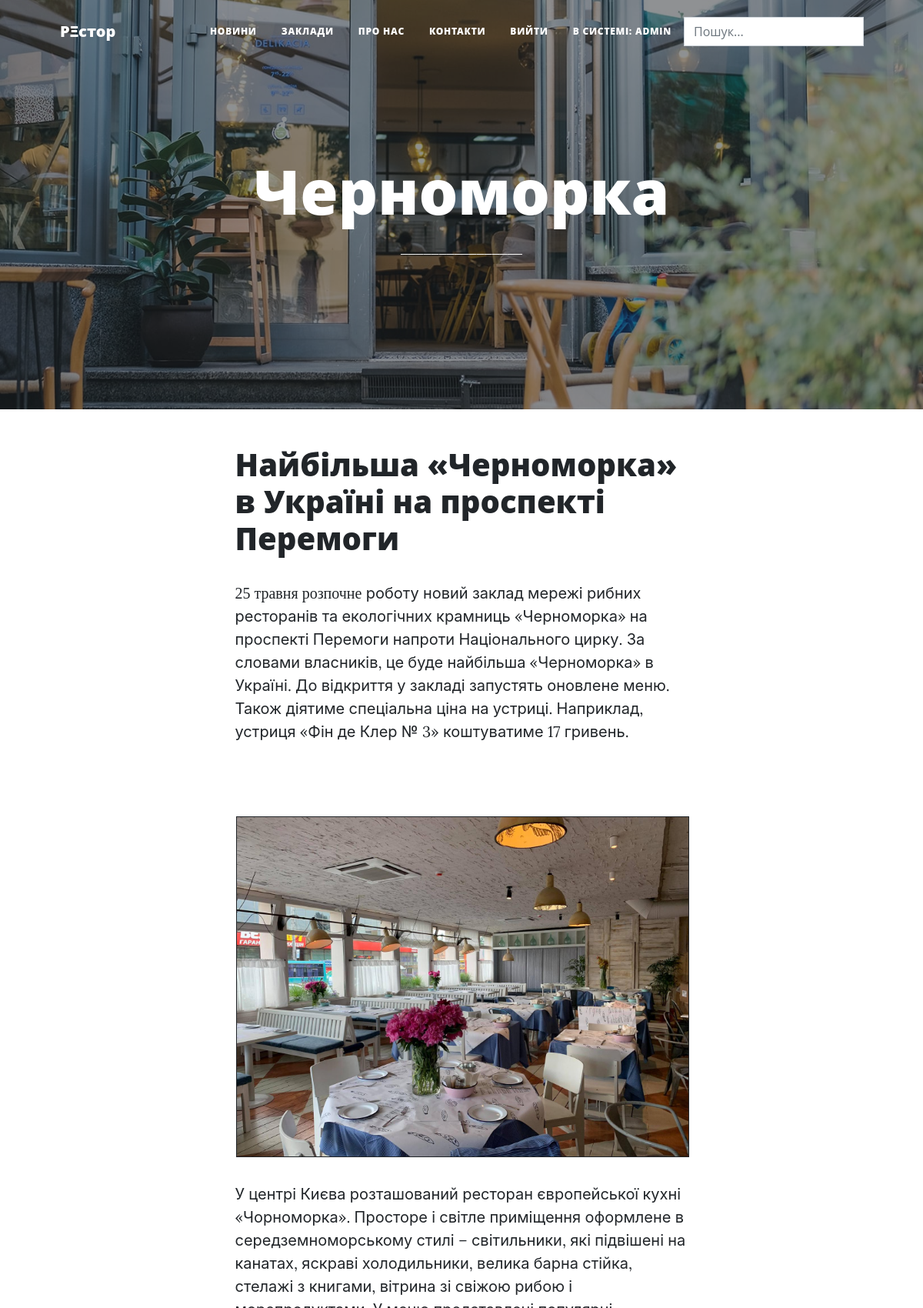
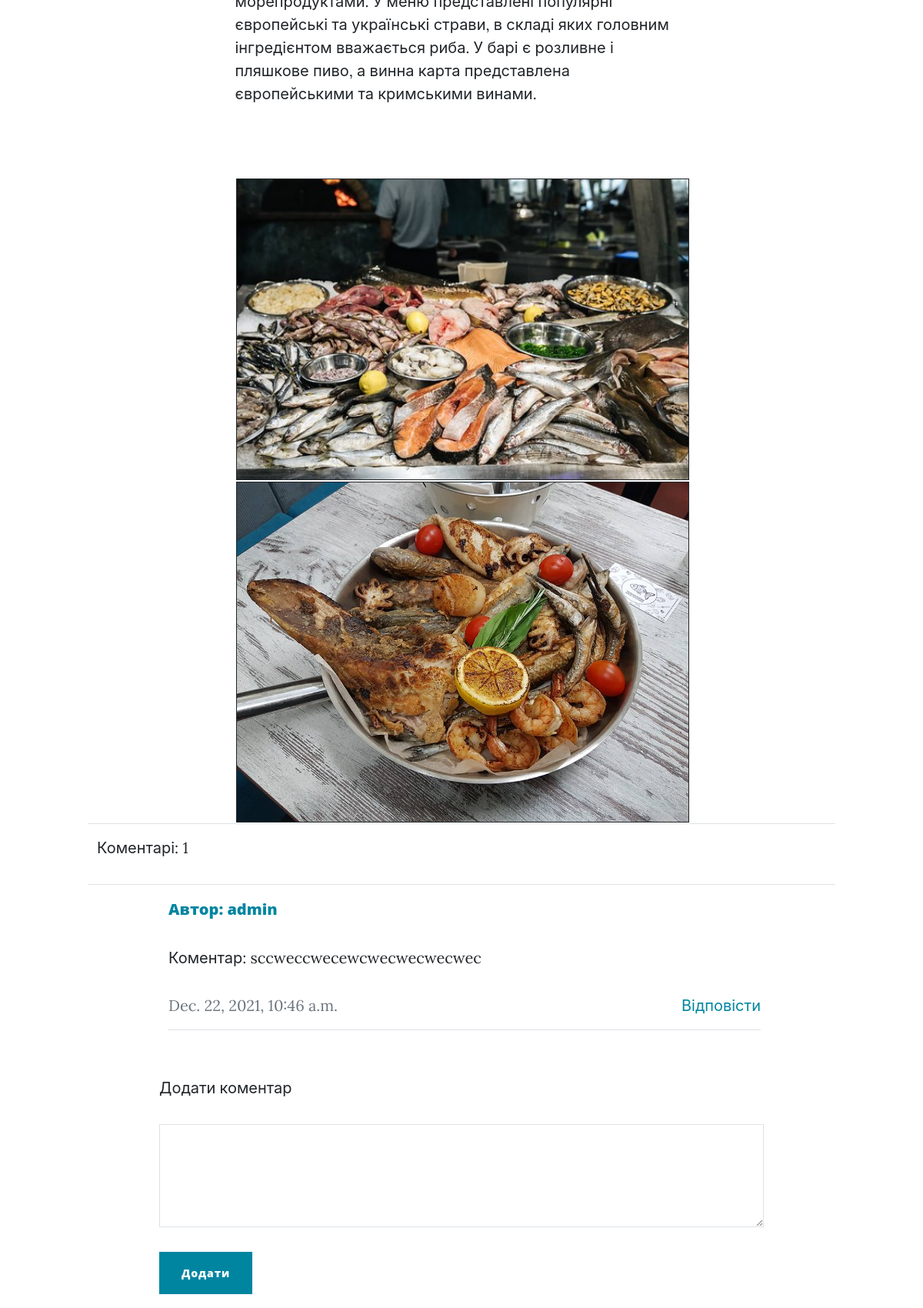
Page /post/10 (signed in, upper part) on the committed database (2 pictures, top to bottom).
### main_app/models.py (models this page shows, shortened)
class Post(models.Model):
    categories = models.ForeignKey('Category', verbose_name='Категорія', on_delete=models.SET_NULL, null=True)
    title = models.CharField('Назва', max_length=250)
    anons = models.CharField("Анонс", max_length=250)
    full_text = RichTextUploadingField("Стаття")
    date = models.DateTimeField('дата опублікування')
    def get_review(self):
        return self.comment_post.filter(parent__isnull=True)

class Comment(models.Model):
    post = models.ForeignKey(Post, related_name='comment_post', on_delete=models.CASCADE, blank=True, null=True)
    user = models.ForeignKey(User, on_delete=models.CASCADE, verbose_name="Автор коментаря", blank=True, null=True)
    create_data = models.DateTimeField(auto_now=True)
    body = models.TextField(verbose_name='Текст коментаря', max_length=450)
    status = models.BooleanField(verbose_name="Статус коментаря", default=False)
    parent = models.ForeignKey('self', null=True, blank=True, on_delete=models.CASCADE)
    def get_children(self):
        return Comment.objects.filter(parent=self)
    class Meta:
        ordering = ['-create_data']

### main_app/views.py (the view, shortened to what this page needs)
# urls.py: path('post/<int:pk>', NewsDetailView.as_view(), name='news-detail'),
class NewsDetailView(FormMixin, DetailView):
    model = Post
    template_name = 'detail_post.html'
    context_object_name = 'detail_post'
    form_class = CommentForm

### main_app/forms.py
class CommentForm(forms.ModelForm):
    class Meta:
        model = Comment
        fields = ('body',)
    def __init__(self, *args, **kwargs):
        super().__init__(*args, **kwargs)
        for field in self.fields:
            self.fields[field].widget.attrs['class'] = 'form-control'
        self.fields['body'].widget = Textarea(attrs={'rows': 5})

### main_app/templates/detail_post.html (shortened to what this page needs)
{% extends 'base.html' %}
{% block bar %}
{{detail_post.title}}
{% endblock %}
{% block content %}
<article class="mb-4">
    <div class="container px-4 px-lg-5">
        <div class="row gx-4 gx-lg-5 justify-content-center">
            <div class="col-md-10 col-lg-8 col-xl-7">
                <h1>{{detail_post.anons}}</h1>
                <p>{{detail_post.full_text|safe}}</p>
            </div>
        </div>
        <div class="container px-4 px-lg-5">
            <div class="row d-flex justify-content-center">
                <hr>
        <p>Коментарі: {{detail_post.comment_post.all.count}}</p>
        <hr>
                {% for item in detail_post.get_review %}
                <div class="col-md-10">
                    <div class="card p-1 mb-2">
                        <div class="d-flex flex-column ms-2">
                            <h5 class="mb-1 text-primary">Автор: {{ item.user }}</h5>
                            <p class="fst-normal">Коментар: {{ item.body }}</p>
                            <div class="d-flex justify-content-between">
                                <div class="d-flex flex-row"> <span class="text-muted fw-normal fs-10">{{ item.create_data}}</span></div>
                                {% if request.user.is_authenticated %}
                                <a href="#add_form" class="text-primary" onclick="js_rep('{{ item.user }}', '{{ item.id }}')">Відповісти</a>
                                {% endif %}
                            </div>
                            <hr>
                        </div>
                    </div>
                </div>
            {% endfor %}
        </div>
    </div>
    <div class="container px-4 px-lg-5">
        <div class="row d-flex justify-content-center">
            <div class="col-md-10">
            {% if request.user.is_authenticated %}
                    <p>Додати коментар</p>
                    <form action="{% url 'add_review' detail_post.id %}" id="add_form" method="post">
                        <textarea class="form-control border" rows="5" maxlength="450" minlength="20" class="col-md-10" name="body" id="contactcomment" required=""></textarea>
                    </form>
                    <p><button form="add_form" type="submit" class="btn btn-primary">Додати</button></p>
            {% else %}
                <button form="{{forms}}" type="submit" class="btn btn-primary">
                    <a href="{% url 'login' %}">Авторизуйтесь</a>
                </button>
                щоб можна було залишати коментарі
            {% endif %}
            </div>
        </div>
    </div>
</article>
{% endblock %}

### main_app/templates/base.html (shortened to what this page needs)
{% load static %}
<!DOCTYPE html>
<html lang="en">
<head>
    <link href="{% static 'css\styles.css' %}" rel="stylesheet" type="text/css"/>
</head>
<body>
<nav class="navbar navbar-expand-lg navbar-light" id="mainNav">
    <div class="container px-4 px-lg-5">
        <a class="navbar-brand" href="{% url 'base' %} ">Р&#926;стор</a>
        <div class="collapse navbar-collapse" id="navbarResponsive">
            <ul class="navbar-nav ms-auto py-4 py-lg-0">
                <li class="nav-item"><a class="nav-link px-lg-3 py-3 py-lg-4" href="{% url 'news' %}">Новини</a></li>
                <li class="nav-item"><a class="nav-link px-lg-3 py-3 py-lg-4"
                                        href="{% url 'all-restaurant' %}">Заклади</a></li>
                <li class="nav-item"><a class="nav-link px-lg-3 py-3 py-lg-4" href="{% url 'about-us' %}">Про нас</a>
                </li>
                <li class="nav-item"><a class="nav-link px-lg-3 py-3 py-lg-4" href="{% url 'contact' %}">Контакти</a>
                </li>
                {% if request.user.is_authenticated %}
                <li class="nav-item"><a class="nav-link px-lg-3 py-3 py-lg-4" href="{% url 'logout' %}">Вийти</a></li>
                <li class="nav-item"><a class="nav-link px-lg-3 py-3 py-lg-4"> В системі: {{ request.user }} </a></li>
                {% else %}
                <li class="nav-item"><a class="nav-link px-lg-3 py-3 py-lg-4" href="{% url 'login' %}">Увійти</a></li>
                <li class="nav-item"><a class="nav-link px-lg-3 py-3 py-lg-4" href="{% url 'register' %}">Реєстрація</a>
                </li>
                {% endif %}
            </ul>
                    </div>
                    <form action="{% url 'search-result' %}" class="navbar-form navbar-right">
                        <div class="input-group">
                            <input type="Search" placeholder="Пошук..." class="form-control" name="search"/>
            </form>
          </div>
</nav>
<header class="masthead" style="background-image: url({% static 'assets/img/test.jpg' %})">
    <div class="container position-relative px-4 px-lg-5">
        <div class="row gx-4 gx-lg-5 justify-content-center">
            <div class="col-md-10 col-lg-8 col-xl-7">
                <div class="site-heading">
                    <h1>{% block bar %}Останні події{% endblock %}</h1>
                    <span class="subheading">________________</span>
                </div>
            </div>
        </div>
    </div>
</header>
{% block content %}{% endblock %}
</body>
</html>

### rows in the picture
Post: title "Черноморка", anons "Найбільша «Черноморка» в Україні на проспекті Перемоги", full_text "25 травня розпочне роботу новий заклад мережі рибних ресторанів та екологічних крамниць «Черноморка» на проспекті Перемоги напроти Національного цирку. За словами власників, це буде найбільша «Черноморка» в Україні. До відкриття у закладі запустять оновлене меню. Також діятиме спеціальна ціна на устриці. Наприклад, устриця «Фін де Клер № 3» коштуватиме 17 гривень. У центрі Києва розташований ресторан європейської кухні «Чорноморка». Просторе і світле приміщення оформлене в середземноморському стилі – світильники, які підвішені на канатах, яскраві холодильники, велика барна стійка, стелажі з книгами, вітрина зі свіжою рибою і морепродуктами. У меню представлені популярні європейські та…", full_text (picture), comment_post.all.count "1"
Comment: user "admin", body "sccweccwecewcwecwecwecwec", create_data "Dec. 22, 2021, 10:46 a.m."

### other values in the picture
{{ request.user }} "ADMIN"
